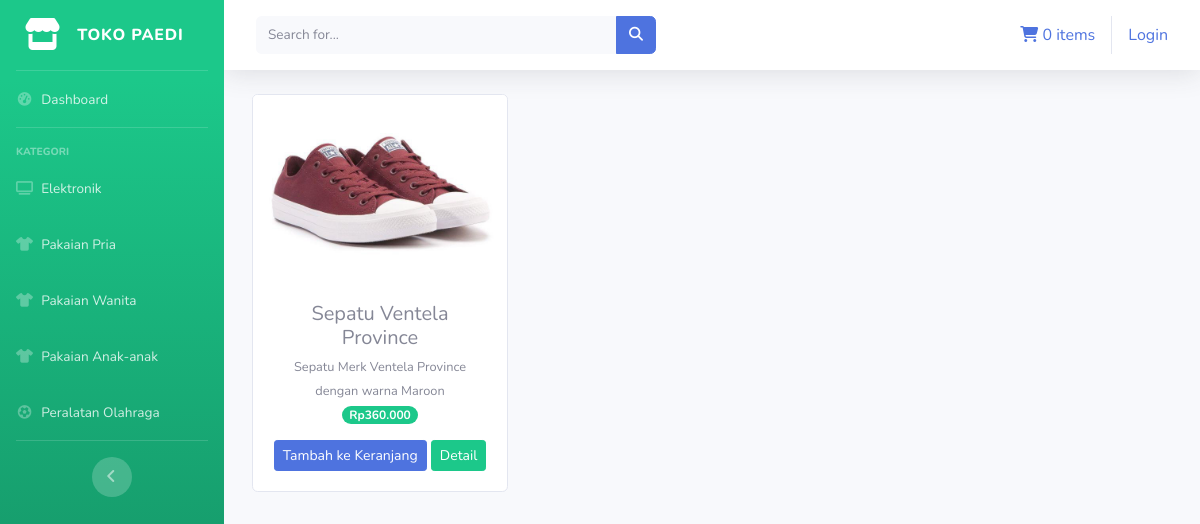
The page /index.php/kategori/pakaian_pria on the database its author committed.
### tables this page shows
CREATE TABLE `tb_barang` (
  `id_brg` int(11) NOT NULL,
  `nama_brg` varchar(120) NOT NULL,
  `keterangan` varchar(225) NOT NULL,
  `kategori` varchar(60) NOT NULL,
  `harga` int(11) NOT NULL,
  `stok` int(4) NOT NULL,
  `gambar` text NOT NULL
);

### application/controllers/kategori.php (called while the page is built, shortened)
<?php
class Kategori extends CI_Controller
{
  public function pakaian_pria()
  {
    $data['pakaian_pria'] = $this->model_kategori->data_pakaian_pria()->result();
    $this->load->view("templates/header");
    $this->load->view("templates/sidebar");
    $this->load->view("pakaian_pria", $data);
    $this->load->view("templates/footer");
  }
}

### index.php (called while the page is built, shortened)
<?php
require_once BASEPATH.'core/CodeIgniter.php';

### application/models/model_kategori.php (called while the page is built, shortened)
<?php
class Model_kategori extends CI_Model
{
  public function data_pakaian_pria()
  {
    return $this->db->get_where("tb_barang", array("kategori" => "pakaian pria"));
  }
}

### application/views/pakaian_pria.php (the view)
<div class="container-fluid">
  <div class="row text-center">
    <?php foreach ($pakaian_pria as $brg) : ?>
      <div class="card ml-3 mb-3" style="width: 16rem;">
        <img src="<?php echo base_url() . '/uploads/' . $brg->gambar ?>" class="card-img-top" alt="...">
        <div class="card-body">
          <h5 class="card-title mb-1"><?php echo $brg->nama_brg ?></h5>
          <small><?php echo $brg->keterangan ?></small>
          <br>
          <span class="badge badge-pill badge-success mb-3">Rp<?php echo number_format($brg->harga, 0, ',', '.') ?></span>
          <?php echo anchor('dashboard/tambah_ke_keranjang/' . $brg->id_brg, '<div class="btn btn-sm btn-primary">Tambah ke Keranjang</div>') ?>
          <?php echo anchor('dashboard/detail/' . $brg->id_brg, '<div class="btn btn-sm btn-success">Detail</div>') ?>
        </div>
      </div>
    <?php endforeach; ?>
  </div>
</div>

### rows shown on the page
tb_barang: gambar (picture), nama_brg "Sepatu Ventela Province", keterangan "Sepatu Merk Ventela Province dengan warna Maroon", harga "360.000", id_brg "Tambah ke Keranjang", id_brg "Detail"

### other values the page prints
$this->cart->total_items() "0"
anchor('auth/login', 'Login') "Login"
